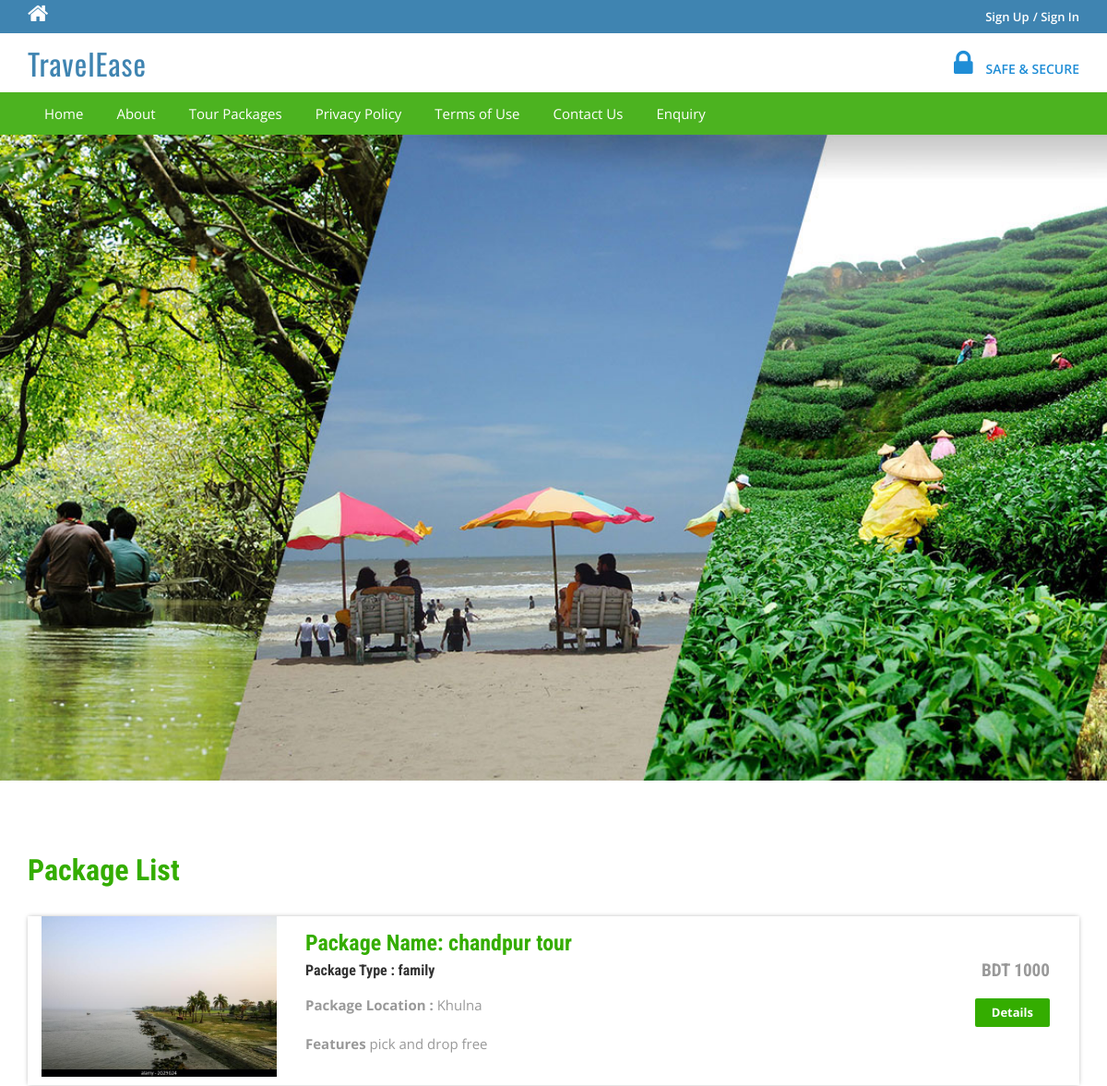
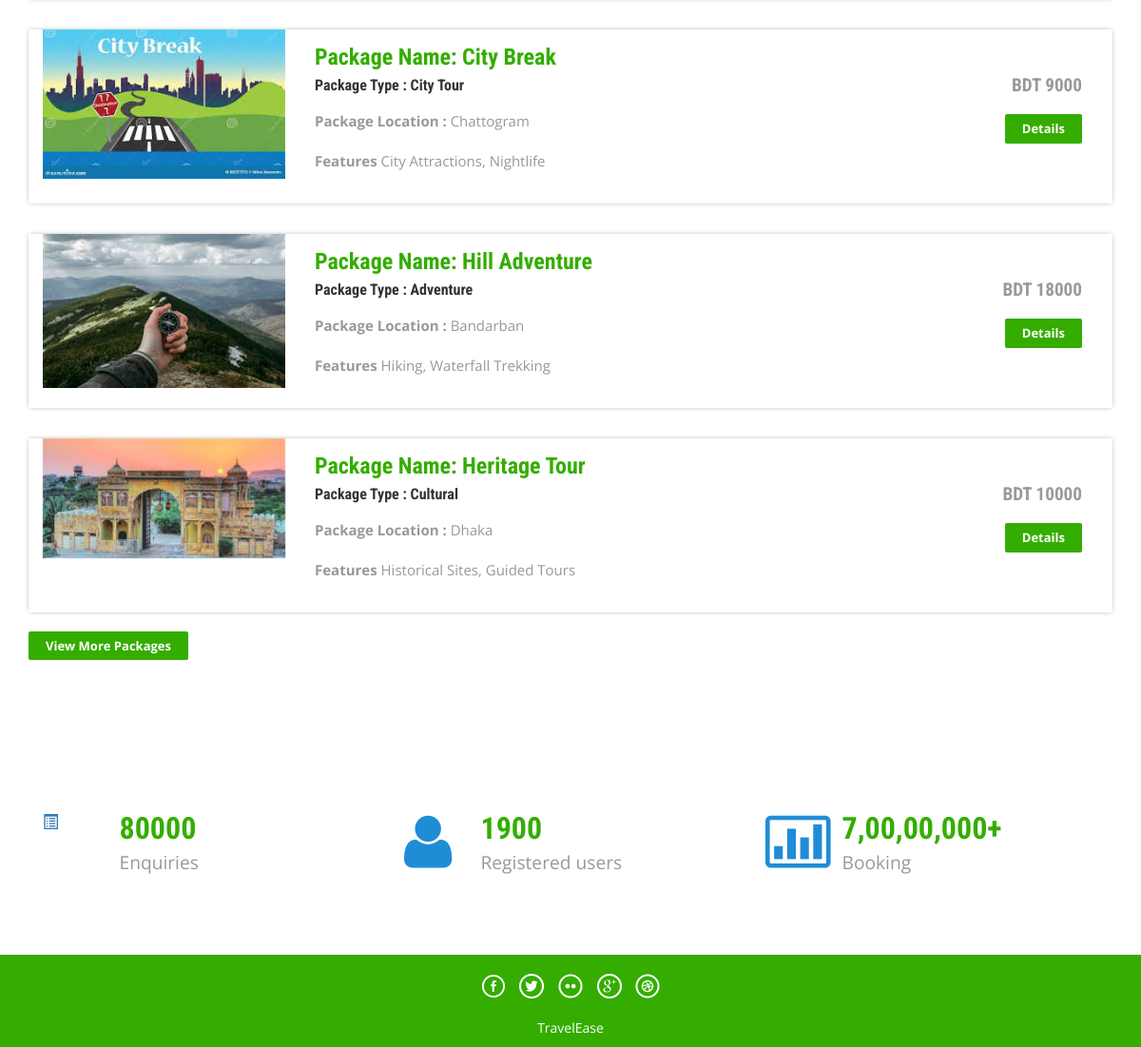
The page / on the database its author committed (2 pictures, top to bottom).
### tables this page shows
CREATE TABLE `tbltourpackages` (
  `PackageId` int(11) NOT NULL,
  `PackageName` varchar(200) DEFAULT NULL,
  `PackageType` varchar(150) DEFAULT NULL,
  `PackageLocation` varchar(100) DEFAULT NULL,
  `PackagePrice` int(11) DEFAULT NULL,
  `PackageFetures` varchar(255) DEFAULT NULL,
  `PackageDetails` mediumtext,
  `PackageImage` varchar(100) DEFAULT NULL,
  `Creationdate` timestamp NULL DEFAULT CURRENT_TIMESTAMP,
  `UpdationDate` timestamp NULL DEFAULT NULL ON UPDATE CURRENT_TIMESTAMP
);

### index.php (the view, shortened to what this page needs)
<?php
include('includes/config.php');
?>
<!DOCTYPE HTML>
<html>
<head>
	<link href="css/bootstrap.css" rel='stylesheet' type='text/css' />
	<link href="css/style.css" rel='stylesheet' type='text/css' />
	<link href="css/font-awesome.css" rel="stylesheet">
	<link href="css/animate.css" rel="stylesheet" type="text/css" media="all">
</head>
<body>
	<?php include('includes/header.php'); ?>
	<div class="banner">
	</div>
	<div class="container">
		<div class="holiday">
			<h3>Package List</h3>
			<?php $sql = "SELECT * from tbltourpackages order by rand() limit 4";
			$query = $dbh->prepare($sql);
			$query->execute();
			$results = $query->fetchAll(PDO::FETCH_OBJ);
			if ($query->rowCount() > 0) {
				foreach ($results as $result) {	?>
					<div class="rom-btm">
						<div class="col-md-3 room-left wow fadeInLeft animated" data-wow-delay=".5s">
							<img src="admin/pacakgeimages/<?php echo htmlentities($result->PackageImage); ?>" class="img-responsive" alt="">
						</div>
						<div class="col-md-6 room-midle wow fadeInUp animated" data-wow-delay=".5s">
							<h4>Package Name: <?php echo htmlentities($result->PackageName); ?></h4>
							<h6>Package Type : <?php echo htmlentities($result->PackageType); ?></h6>
							<p><b>Package Location :</b> <?php echo htmlentities($result->PackageLocation); ?></p>
							<p><b>Features</b> <?php echo htmlentities($result->PackageFetures); ?></p>
						</div>
						<div class="col-md-3 room-right wow fadeInRight animated" data-wow-delay=".5s">
							<h5>BDT <?php echo htmlentities($result->PackagePrice); ?></h5>
							<a href="package-details.php?pkgid=<?php echo htmlentities($result->PackageId); ?>" class="view">Details</a>
						</div>
						<div class="clearfix"></div>
					</div>
			<?php }
			} ?>
			<div><a href="package-list.php" class="view">View More Packages</a></div>
		</div>
	</div>
	<div class="routes">
		<div class="container">
			<div class="col-md-4 routes-left wow fadeInRight animated" data-wow-delay=".5s">
				<div class="rou-left">
					<a href="#"><i class="glyphicon glyphicon-list-alt"></i></a>
				</div>
				<div class="rou-rgt wow fadeInDown animated" data-wow-delay=".5s">
					<h3>80000</h3>
					<p>Enquiries</p>
				</div>
				<div class="clearfix"></div>
			</div>
			<div class="col-md-4 routes-left">
				<div class="rou-left">
					<a href="#"><i class="fa fa-user"></i></a>
				</div>
				<div class="rou-rgt">
					<h3>1900</h3>
					<p>Registered users</p>
				</div>
				<div class="clearfix"></div>
			</div>
			<div class="col-md-4 routes-left wow fadeInRight animated" data-wow-delay=".5s">
				<div class="rou-left">
					<a href="#"><i class="fa fa-ticket"></i></a>
				</div>
				<div class="rou-rgt">
					<h3>7,00,00,000+</h3>
					<p>Booking</p>
				</div>
				<div class="clearfix"></div>
			</div>
			<div class="clearfix"></div>
		</div>
	</div>
	<?php include('includes/footer.php'); ?>
</body>
</html>

### css/style.css (style rules this page uses)
html, body { font-size: 100%; background: #fff; font-family: 'Open Sans', sans-serif; }
body a,.grid_1,plan_1,plan_1.one,plan_1.two,i.icon1, i.icon2, i.icon3, i.icon4, i.icon5, i.icon6 { transition:0.5s all; -webkit-transition:0.5s all; -moz-transition:0.5s all; -o-transition:0.5s all; -ms-transition:0.5s all; }
h1,h2,h3,h4,h5,h6 { margin:0; font-family: 'Roboto Condensed', sans-serif; }
p { margin:0; }
.banner { background: url(../images/3.jpg)no-repeat; background-size: cover; -webkit-background-size: cover; -o-background-size: cover; -ms-background-size: cover; -moz-background-size: cover; min-height: 700px; }
.routes { padding: 5em 0; }
.rou-left { float: left; width: 23%; }
.rou-rgt { float: left; width: 70%; }
i.fa.fa-truck,i.fa.fa-user,i.fa.fa-ticket { font-size: 4em; color:#1f8dd6; }
.routes h3 { font-size: 2em; font-weight: 700; color: #34ad00; }
.routes p { font-size: 1.2em; color: #999; line-height: 1.8em; }
.holiday { padding: 5em 0; }
.holiday h3 { font-size: 2em; font-weight: 700; color: #34ad00; }
.holiday p { font-size: 1.2em; line-height: 1.8em; margin: 1em 0; color: #999; }
a.view { padding: 6px 18px; font-weight: 700; color: #fff; background-color: #34ad00; border: 0; font-size: 13px; border-radius: 2px; -webkit-transition: all .2s; -moz-transition: all .2s; transition: all .2s; margin-top: 20px; display: inline-block; }
.rom-btm { margin-top: 2em; box-shadow: 0px 0px 5px -1px rgba(0, 0, 0, 0.37); }
.rom-btm h4 { font-size: 1.5em; font-weight: 700; color: #34ad00; }
.rom-btm p { font-size: 15px; color: #999; }
.rom-btm h6 { font-size: 1em; font-weight: 700; margin: 0.5em 0; }
.room-right { text-align: right; padding: 3em 2em; }
.room-midle { padding: 1em; }
.rom-btm h5 { font-size: 1.2em; font-weight: 700; color: #999; }
.glyphicon { position: relative; top: 1px; display: inline-block; font-family: 'Glyphicons Halflings'; font-style: normal; font-weight: normal; line-height: 1; -webkit-font-smoothing: antialiased; -moz-osx-font-smoothing: grayscale; }

### rows shown on the page
tbltourpackages: PackageImage (picture), PackageName "chandpur tour", PackageType "family", PackageLocation "Khulna", PackageFetures "pick and drop free", PackagePrice "1000"
tbltourpackages: PackageImage (picture), PackageName "City Break", PackageType "City Tour", PackageLocation "Chattogram", PackageFetures "City Attractions, Nightlife", PackagePrice "9000"
tbltourpackages: PackageImage (picture), PackageName "Hill Adventure", PackageType "Adventure", PackageLocation "Bandarban", PackageFetures "Hiking, Waterfall Trekking", PackagePrice "18000"
tbltourpackages: PackageImage (picture), PackageName "Heritage Tour", PackageType "Cultural", PackageLocation "Dhaka", PackageFetures "Historical Sites, Guided Tours", PackagePrice "10000"
